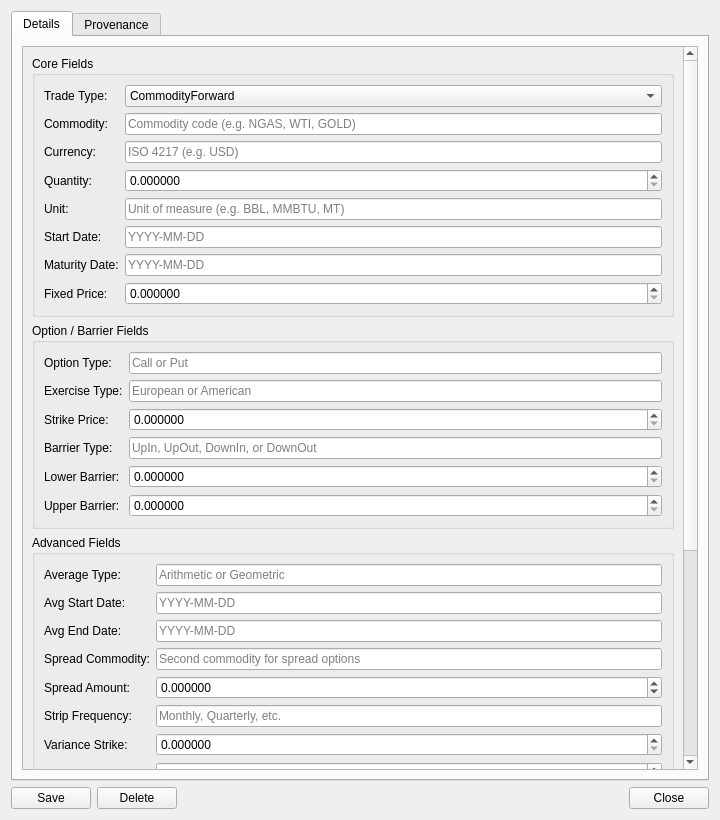
<?xml version="1.0" encoding="UTF-8"?>
<ui version="4.0">
 <class>CommodityInstrumentDetailDialog</class>
 <widget class="QWidget" name="CommodityInstrumentDetailDialog">
  <property name="geometry">
   <rect>
    <x>0</x>
    <y>0</y>
    <width>720</width>
    <height>820</height>
   </rect>
  </property>
  <property name="minimumSize">
   <size>
    <width>720</width>
    <height>820</height>
   </size>
  </property>
  <property name="windowTitle">
   <string>Commodity Instrument Details</string>
  </property>
  <layout class="QVBoxLayout" name="verticalLayout">
   <item>
    <widget class="QTabWidget" name="tabWidget">
     <property name="currentIndex"><number>0</number></property>
     <widget class="QWidget" name="detailsTab">
      <attribute name="title"><string>Details</string></attribute>
      <layout class="QVBoxLayout" name="detailsLayout">
       <item>
        <widget class="QScrollArea" name="detailsScrollArea">
         <property name="widgetResizable"><bool>true</bool></property>
         <widget class="QWidget" name="detailsScrollContents">
          <property name="geometry">
           <rect><x>0</x><y>0</y><width>680</width><height>750</height></rect>
          </property>
          <layout class="QVBoxLayout" name="detailsScrollLayout">
           <item>
            <widget class="QGroupBox" name="coreGroup">
             <property name="title">
              <string>Core Fields</string>
             </property>
             <layout class="QFormLayout" name="coreFormLayout">
              <item row="0" column="0">
               <widget class="QLabel" name="labelTradeTypeCode">
                <property name="text"><string>Trade Type:</string></property>
               </widget>
              </item>
              <item row="0" column="1">
               <widget class="QComboBox" name="tradeTypeCodeCombo">
                <item><property name="text"><string>CommodityForward</string></property></item>
                <item><property name="text"><string>CommodityOption</string></property></item>
                <item><property name="text"><string>CommodityDigitalOption</string></property></item>
                <item><property name="text"><string>CommodityDigitalAveragePriceOption</string></property></item>
                <item><property name="text"><string>CommodityAsianOption</string></property></item>
                <item><property name="text"><string>CommodityAveragePriceOption</string></property></item>
                <item><property name="text"><string>CommoditySpreadOption</string></property></item>
                <item><property name="text"><string>CommodityOptionStrip</string></property></item>
                <item><property name="text"><string>CommoditySwap</string></property></item>
                <item><property name="text"><string>CommoditySwaption</string></property></item>
                <item><property name="text"><string>CommodityVarianceSwap</string></property></item>
                <item><property name="text"><string>CommodityPairwiseVarianceSwap</string></property></item>
                <item><property name="text"><string>CommodityBasketVarianceSwap</string></property></item>
                <item><property name="text"><string>CommodityAccumulator</string></property></item>
                <item><property name="text"><string>CommodityTaRF</string></property></item>
                <item><property name="text"><string>CommodityWorstOfBasketSwap</string></property></item>
                <item><property name="text"><string>CommodityBestEntryOption</string></property></item>
                <item><property name="text"><string>CommodityWindowBarrierOption</string></property></item>
                <item><property name="text"><string>CommodityGenericBarrierOption</string></property></item>
                <item><property name="text"><string>CommodityBasketOption</string></property></item>
                <item><property name="text"><string>CommodityRainbowOption</string></property></item>
                <item><property name="text"><string>CommodityStrikeResettableOption</string></property></item>
                <item><property name="text"><string>CommodityPosition</string></property></item>
               </widget>
              </item>
              <item row="1" column="0">
               <widget class="QLabel" name="labelCommodityCode">
                <property name="text"><string>Commodity:</string></property>
               </widget>
              </item>
              <item row="1" column="1">
               <widget class="QLineEdit" name="commodityCodeEdit">
                <property name="placeholderText">
                 <string>Commodity code (e.g. NGAS, WTI, GOLD)</string>
                </property>
               </widget>
              </item>
              <item row="2" column="0">
               <widget class="QLabel" name="labelCurrency">
                <property name="text"><string>Currency:</string></property>
               </widget>
              </item>
              <item row="2" column="1">
               <widget class="QLineEdit" name="currencyEdit">
                <property name="placeholderText">
                 <string>ISO 4217 (e.g. USD)</string>
                </property>
               </widget>
              </item>
              <item row="3" column="0">
               <widget class="QLabel" name="labelQuantity">
                <property name="text"><string>Quantity:</string></property>
               </widget>
              </item>
              <item row="3" column="1">
               <widget class="QDoubleSpinBox" name="quantitySpinBox">
                <property name="decimals"><number>6</number></property>
                <property name="minimum"><double>0.000000000000000</double></property>
                <property name="maximum"><double>999999999999.000000000000000</double></property>
                <property name="singleStep"><double>1.000000000000000</double></property>
               </widget>
              </item>
              <item row="4" column="0">
               <widget class="QLabel" name="labelUnit">
                <property name="text"><string>Unit:</string></property>
               </widget>
              </item>
              <item row="4" column="1">
               <widget class="QLineEdit" name="unitEdit">
                <property name="placeholderText">
                 <string>Unit of measure (e.g. BBL, MMBTU, MT)</string>
                </property>
               </widget>
              </item>
              <item row="5" column="0">
               <widget class="QLabel" name="labelStartDate">
                <property name="text"><string>Start Date:</string></property>
               </widget>
              </item>
              <item row="5" column="1">
               <widget class="QLineEdit" name="startDateEdit">
                <property name="placeholderText">
                 <string>YYYY-MM-DD</string>
                </property>
               </widget>
              </item>
              <item row="6" column="0">
               <widget class="QLabel" name="labelMaturityDate">
                <property name="text"><string>Maturity Date:</string></property>
               </widget>
              </item>
              <item row="6" column="1">
               <widget class="QLineEdit" name="maturityDateEdit">
                <property name="placeholderText">
                 <string>YYYY-MM-DD</string>
                </property>
               </widget>
              </item>
              <item row="7" column="0">
               <widget class="QLabel" name="labelFixedPrice">
                <property name="text"><string>Fixed Price:</string></property>
               </widget>
              </item>
              <item row="7" column="1">
               <widget class="QDoubleSpinBox" name="fixedPriceSpinBox">
                <property name="decimals"><number>6</number></property>
                <property name="minimum"><double>0.000000000000000</double></property>
                <property name="maximum"><double>999999999999.000000000000000</double></property>
               </widget>
              </item>
             </layout>
            </widget>
           </item>
           <item>
            <widget class="QGroupBox" name="optionBarrierGroup">
             <property name="title">
              <string>Option / Barrier Fields</string>
             </property>
             <layout class="QFormLayout" name="optionBarrierFormLayout">
              <item row="0" column="0">
               <widget class="QLabel" name="labelOptionType">
                <property name="text"><string>Option Type:</string></property>
               </widget>
              </item>
              <item row="0" column="1">
               <widget class="QLineEdit" name="optionTypeEdit">
                <property name="placeholderText">
                 <string>Call or Put</string>
                </property>
               </widget>
              </item>
              <item row="1" column="0">
               <widget class="QLabel" name="labelExerciseType">
                <property name="text"><string>Exercise Type:</string></property>
               </widget>
              </item>
              <item row="1" column="1">
               <widget class="QLineEdit" name="exerciseTypeEdit">
                <property name="placeholderText">
                 <string>European or American</string>
                </property>
               </widget>
              </item>
              <item row="2" column="0">
               <widget class="QLabel" name="labelStrikePrice">
                <property name="text"><string>Strike Price:</string></property>
               </widget>
              </item>
              <item row="2" column="1">
               <widget class="QDoubleSpinBox" name="strikePriceSpinBox">
                <property name="decimals"><number>6</number></property>
                <property name="minimum"><double>0.000000000000000</double></property>
                <property name="maximum"><double>999999999999.000000000000000</double></property>
               </widget>
              </item>
              <item row="3" column="0">
               <widget class="QLabel" name="labelBarrierType">
                <property name="text"><string>Barrier Type:</string></property>
               </widget>
              </item>
              <item row="3" column="1">
               <widget class="QLineEdit" name="barrierTypeEdit">
                <property name="placeholderText">
                 <string>UpIn, UpOut, DownIn, or DownOut</string>
                </property>
               </widget>
              </item>
              <item row="4" column="0">
               <widget class="QLabel" name="labelLowerBarrier">
                <property name="text"><string>Lower Barrier:</string></property>
               </widget>
              </item>
              <item row="4" column="1">
               <widget class="QDoubleSpinBox" name="lowerBarrierSpinBox">
                <property name="decimals"><number>6</number></property>
                <property name="minimum"><double>0.000000000000000</double></property>
                <property name="maximum"><double>999999999999.000000000000000</double></property>
               </widget>
              </item>
              <item row="5" column="0">
               <widget class="QLabel" name="labelUpperBarrier">
                <property name="text"><string>Upper Barrier:</string></property>
               </widget>
              </item>
              <item row="5" column="1">
               <widget class="QDoubleSpinBox" name="upperBarrierSpinBox">
                <property name="decimals"><number>6</number></property>
                <property name="minimum"><double>0.000000000000000</double></property>
                <property name="maximum"><double>999999999999.000000000000000</double></property>
               </widget>
              </item>
             </layout>
            </widget>
           </item>
           <item>
            <widget class="QGroupBox" name="advancedGroup">
             <property name="title">
              <string>Advanced Fields</string>
             </property>
             <layout class="QFormLayout" name="advancedFormLayout">
              <item row="0" column="0">
               <widget class="QLabel" name="labelAverageType">
                <property name="text"><string>Average Type:</string></property>
               </widget>
              </item>
              <item row="0" column="1">
               <widget class="QLineEdit" name="averageTypeEdit">
                <property name="placeholderText">
                 <string>Arithmetic or Geometric</string>
                </property>
               </widget>
              </item>
              <item row="1" column="0">
               <widget class="QLabel" name="labelAveragingStartDate">
                <property name="text"><string>Avg Start Date:</string></property>
               </widget>
              </item>
              <item row="1" column="1">
               <widget class="QLineEdit" name="averagingStartDateEdit">
                <property name="placeholderText">
                 <string>YYYY-MM-DD</string>
                </property>
               </widget>
              </item>
              <item row="2" column="0">
               <widget class="QLabel" name="labelAveragingEndDate">
                <property name="text"><string>Avg End Date:</string></property>
               </widget>
              </item>
              <item row="2" column="1">
               <widget class="QLineEdit" name="averagingEndDateEdit">
                <property name="placeholderText">
                 <string>YYYY-MM-DD</string>
                </property>
               </widget>
              </item>
              <item row="3" column="0">
               <widget class="QLabel" name="labelSpreadCommodityCode">
                <property name="text"><string>Spread Commodity:</string></property>
               </widget>
              </item>
              <item row="3" column="1">
               <widget class="QLineEdit" name="spreadCommodityCodeEdit">
                <property name="placeholderText">
                 <string>Second commodity for spread options</string>
                </property>
               </widget>
              </item>
              <item row="4" column="0">
               <widget class="QLabel" name="labelSpreadAmount">
                <property name="text"><string>Spread Amount:</string></property>
               </widget>
              </item>
              <item row="4" column="1">
               <widget class="QDoubleSpinBox" name="spreadAmountSpinBox">
                <property name="decimals"><number>6</number></property>
                <property name="minimum"><double>-999999999999.000000000000000</double></property>
                <property name="maximum"><double>999999999999.000000000000000</double></property>
               </widget>
              </item>
              <item row="5" column="0">
               <widget class="QLabel" name="labelStripFrequencyCode">
                <property name="text"><string>Strip Frequency:</string></property>
               </widget>
              </item>
              <item row="5" column="1">
               <widget class="QLineEdit" name="stripFrequencyCodeEdit">
                <property name="placeholderText">
                 <string>Monthly, Quarterly, etc.</string>
                </property>
               </widget>
              </item>
              <item row="6" column="0">
               <widget class="QLabel" name="labelVarianceStrike">
                <property name="text"><string>Variance Strike:</string></property>
               </widget>
              </item>
              <item row="6" column="1">
               <widget class="QDoubleSpinBox" name="varianceStrikeSpinBox">
                <property name="decimals"><number>6</number></property>
                <property name="minimum"><double>0.000000000000000</double></property>
                <property name="maximum"><double>999999999999.000000000000000</double></property>
               </widget>
              </item>
              <item row="7" column="0">
               <widget class="QLabel" name="labelAccumulationAmount">
                <property name="text"><string>Accumulation Amt:</string></property>
               </widget>
              </item>
              <item row="7" column="1">
               <widget class="QDoubleSpinBox" name="accumulationAmountSpinBox">
                <property name="decimals"><number>6</number></property>
                <property name="minimum"><double>0.000000000000000</double></property>
                <property name="maximum"><double>999999999999.000000000000000</double></property>
               </widget>
              </item>
              <item row="8" column="0">
               <widget class="QLabel" name="labelKnockOutBarrier">
                <property name="text"><string>Knock-Out Barrier:</string></property>
               </widget>
              </item>
              <item row="8" column="1">
               <widget class="QDoubleSpinBox" name="knockOutBarrierSpinBox">
                <property name="decimals"><number>6</number></property>
                <property name="minimum"><double>0.000000000000000</double></property>
                <property name="maximum"><double>999999999999.000000000000000</double></property>
               </widget>
              </item>
              <item row="9" column="0">
               <widget class="QLabel" name="labelDayCountCode">
                <property name="text"><string>Day Count:</string></property>
               </widget>
              </item>
              <item row="9" column="1">
               <widget class="QLineEdit" name="dayCountCodeEdit">
                <property name="placeholderText">
                 <string>Day count fraction code</string>
                </property>
               </widget>
              </item>
              <item row="10" column="0">
               <widget class="QLabel" name="labelPaymentFrequencyCode">
                <property name="text"><string>Pay Frequency:</string></property>
               </widget>
              </item>
              <item row="10" column="1">
               <widget class="QLineEdit" name="paymentFrequencyCodeEdit">
                <property name="placeholderText">
                 <string>Payment frequency code</string>
                </property>
               </widget>
              </item>
              <item row="11" column="0">
               <widget class="QLabel" name="labelSwaptionExpiryDate">
                <property name="text"><string>Swaption Expiry:</string></property>
               </widget>
              </item>
              <item row="11" column="1">
               <widget class="QLineEdit" name="swaptionExpiryDateEdit">
                <property name="placeholderText">
                 <string>YYYY-MM-DD (CommoditySwaption only)</string>
                </property>
               </widget>
              </item>
              <item row="12" column="0">
               <widget class="QLabel" name="labelBasketJson">
                <property name="text"><string>Basket JSON:</string></property>
               </widget>
              </item>
              <item row="12" column="1">
               <widget class="QPlainTextEdit" name="basketJsonEdit">
                <property name="maximumHeight"><number>80</number></property>
                <property name="placeholderText">
                 <string>JSON array of {code, weight} constituents</string>
                </property>
               </widget>
              </item>
              <item row="13" column="0">
               <widget class="QLabel" name="labelDescription">
                <property name="text"><string>Description:</string></property>
               </widget>
              </item>
              <item row="13" column="1">
               <widget class="QPlainTextEdit" name="descriptionEdit">
                <property name="maximumHeight"><number>80</number></property>
                <property name="placeholderText">
                 <string>Optional description</string>
                </property>
               </widget>
              </item>
             </layout>
            </widget>
           </item>
          </layout>
         </widget>
        </widget>
       </item>
      </layout>
     </widget>
     <widget class="QWidget" name="provenanceTab">
      <attribute name="title"><string>Provenance</string></attribute>
      <layout class="QVBoxLayout" name="provenanceLayout">
       <item>
        <widget class="ores::qt::ProvenanceWidget" name="provenanceWidget" native="true"/>
       </item>
      </layout>
     </widget>
    </widget>
   </item>
   <item>
    <layout class="QHBoxLayout" name="buttonLayout">
     <item>
      <widget class="QPushButton" name="saveButton">
       <property name="text"><string>Save</string></property>
      </widget>
     </item>
     <item>
      <widget class="QPushButton" name="deleteButton">
       <property name="text"><string>Delete</string></property>
      </widget>
     </item>
     <item>
      <spacer name="horizontalSpacer">
       <property name="orientation"><enum>Qt::Horizontal</enum></property>
       <property name="sizeHint" stdset="0">
        <size><width>40</width><height>20</height></size>
       </property>
      </spacer>
     </item>
     <item>
      <widget class="QPushButton" name="closeButton">
       <property name="text"><string>Close</string></property>
      </widget>
     </item>
    </layout>
   </item>
  </layout>
 </widget>
 <customwidgets>
  <customwidget>
   <class>ores::qt::ProvenanceWidget</class>
   <extends>QWidget</extends>
   <header>ores.qt/ProvenanceWidget.hpp</header>
  </customwidget>
 </customwidgets>
 <resources/>
 <connections/>
</ui>
